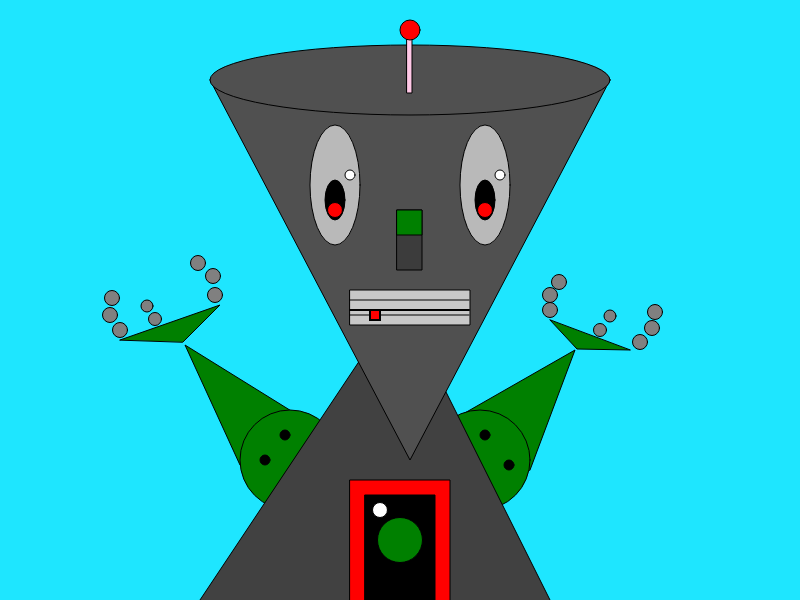
Frame 1 (no input)
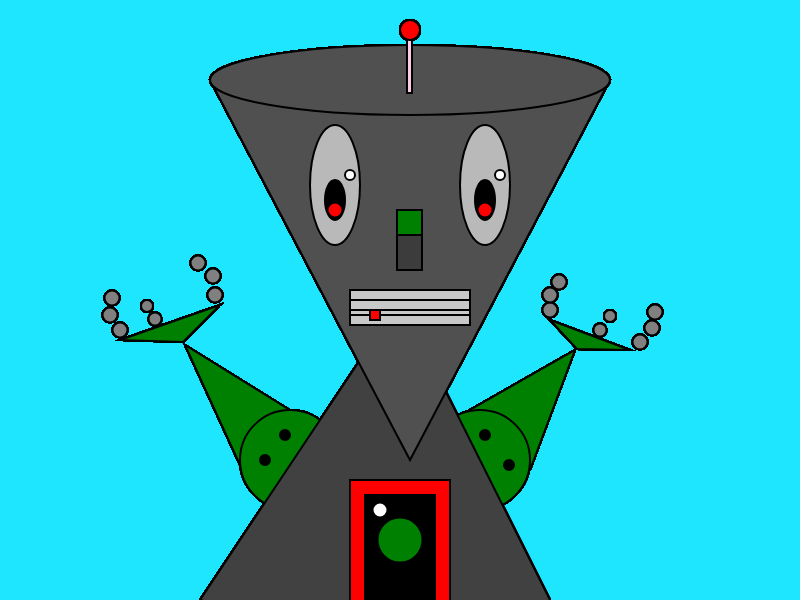
Frame 60 (no input)
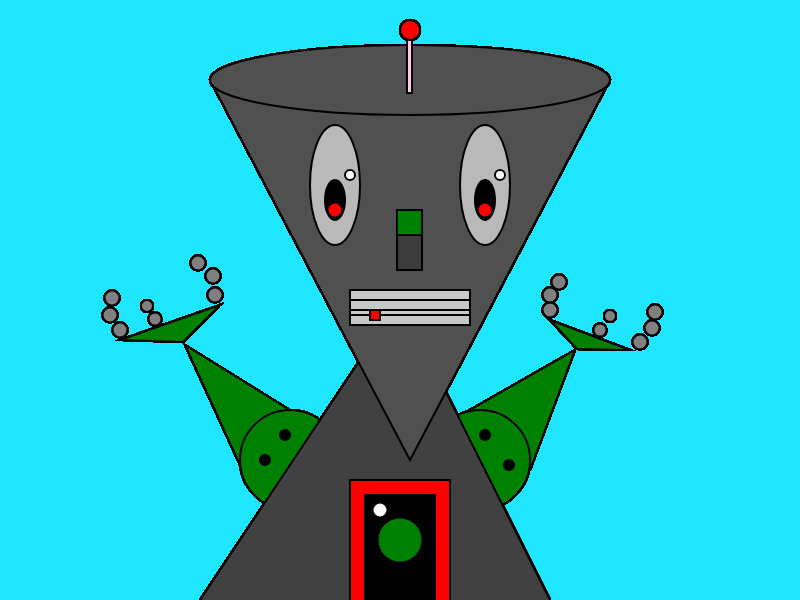
Frame 120 (the mouse pressed at the canvas centre since frame 60)

The p5.js sketch that drew these frames (run headless with seeded random() and noise() and a simulated clock; from frame 60 on, the mouse is pressed at the canvas centre):

// p5.js sketch
// ── sketch.js
// Declare the setup function
function setup(){
  // create a canvas
  createCanvas( 800, 600 );
  // color the background 'light blue' (30, 230, 255)
  background(30, 230, 255);
}


//Create Shape
function draw(){

        //Body Portion

//hand peices(left)
  fill('grey');
  ellipse(550, 310, 15, 15);
    fill('grey');
    ellipse(550, 295, 15, 15,);
      fill('grey');
      ellipse(559, 282, 15, 15);
  fill('grey');
  ellipse(640, 342, 15, 15);
    fill('grey');
    ellipse(652, 328, 15, 15);
      fill('grey');
      ellipse(655, 312, 15, 15);
  fill('grey');
  ellipse(600, 330, 13, 13);
    fill('grey');
    ellipse(610, 316, 12, 12);
//hand (right)
  fill('green');
  triangle(550, 320, 577, 349, 630, 350);
//arm (right)
  fill('green');
  triangle(530, 470, 575, 350, 400, 450);
//arm shoulder (right)
  fill('green');
  ellipse(480, 460, 100, 100);
//shoulder bolts (right)
  fill ('black');
  ellipse(485, 435, 10, 10);
  fill ('black');
  ellipse(509, 465, 10, 10);

//hand peices(left)
  fill('grey');
  ellipse(215, 295, 15, 15);
    fill('grey');
    ellipse(213, 276, 15, 15,);
      fill('grey');
      ellipse(198, 263, 15, 15);
  fill('grey');
  ellipse(120, 330, 15, 15);
    fill('grey');
    ellipse(110, 315, 15, 15);
      fill('grey');
      ellipse(112, 298, 15, 15);
  fill('grey');
  ellipse(155, 319, 13, 13);
    fill('grey');
    ellipse(147, 306, 12, 12);
//hand(left)
  fill('green');
  triangle(120, 340, 220, 305, 183, 342);
//arm (left)
  fill('green');
  triangle(330, 435, 185, 345, 240, 465);
//arm shoulder (left)
  fill('green');
  ellipse( 290, 460, 100, 100);
//shoulder bolts (left)
  fill('black');
  ellipse(285, 435, 10, 10);
  fill('black');
  ellipse(265, 460, 10, 10);


//robot body (slightly (darker) color)
  fill(65, 65, 65);
  triangle(600, 700, 400, 300, 200, 600);
  translate(10, 10),

//accessory pannel accent (red)
  fill('red');
  rect(340, 470, 100, 130);
//accessory pannel accent (black)
  fill ('black');
  rect(355, 485, 70, 120);
//accessory pannel accent (green)
  fill('green');
  ellipse(390, 530, 45, 45);
//accessory pannel accent (white)
  fill('white');
  ellipse(370, 500, 15, 15);


        //Head Portion

      //Robots Head
//triangle with 'grey' color
  fill(80, 80, 80);
  triangle(600, 70, 400, 450, 200, 70);
//top head ellipse with 'grey' color
  fill(80, 80, 80);
  ellipse(400, 70, 400, 70);
//robot nose
  fill(60, 60, 60);
  rect(387, 200, 25, 60);
//nose accent (green)
  fill ('green');
  rect(387, 200, 25, 25);
//rectangle antenna
  fill(255, 200, 230);
  rect( 397, 28, 5, 55);
//antenna ball
  fill('red');
  ellipse( 400, 20, 20, 20);

      //Robots Eyes
//left eye
  fill(185, 185, 185);
  ellipse(325, 175, 50, 120);
//right eye
  fill(185, 185, 185);
  ellipse(475, 175, 50, 120);
//left pupil
  fill('black');
  ellipse(325, 190, 20, 40);
//right pupil
  fill('black');
  ellipse(475, 190, 20, 40);
//red dot (left)
  fill('red')
  ellipse(325, 200, 15, 15);
//red dot (right)
  fill('red')
  ellipse(475, 200, 15, 15);
//white eye shine(left)
  fill('white');
  ellipse(490, 165, 10, 10);
//white eye shine(right)
  fill('white');
  ellipse(340, 165, 10, 10);

    //Robots Mouth
//rectangle mouth
  fill(200, 200, 200);
  rect( 340, 280, 120, 35);
//mouth stroke shading (bottom)
//  strokeWeight(3);
  line( 340, 305, 459, 305 );
//mouth stroke shading (top)
//  strokeWeight(4);
  line( 340, 290, 459, 290 );
//mouth stroke shading (middle)
    strokeWeight (2);
    line( 340, 300, 459, 300 );
//Red accent
  fill ('red');
  rect(360, 300, 10, 10);


}
